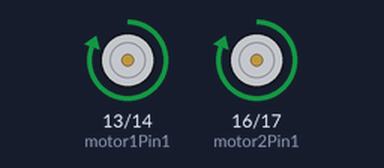
The sketch below on a simulated Arduino Uno, built with avr-gcc and run on an emulated ATmega328P. On the bench: motor-driver pin pairs drawn as motors (green arrow = first pin HIGH = forward, orange = second pin HIGH = backward, longer = more drive).

Above: at 1.0 s.
At 3.0 s:
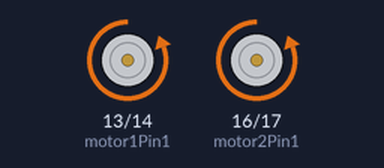
Timing chart, 0 to 5.2 s (numbered marks = the images above):
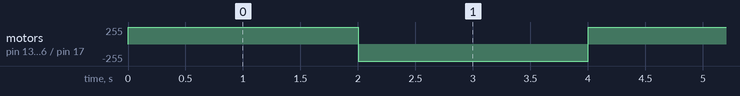

The sketch:

sketch_dec13c.ino
```cpp
const int motor1Pin1 = 13;  // IN1 voor Motor 1
const int motor1Pin2 = 14;  // IN2 voor Motor 1
const int motor2Pin1 = 16;  // IN3 voor Motor 2
const int motor2Pin2 = 17;  // IN4 voor Motor 2

void setup() {
  pinMode(motor1Pin1, OUTPUT);
  pinMode(motor1Pin2, OUTPUT);
  pinMode(motor2Pin1, OUTPUT);
  pinMode(motor2Pin2, OUTPUT);
}

void loop() {
  // Beide motoren voorwaarts
  digitalWrite(motor1Pin1, HIGH);
  digitalWrite(motor1Pin2, LOW);
  digitalWrite(motor2Pin1, HIGH);
  digitalWrite(motor2Pin2, LOW);
  delay(2000);  // Draai motoren vooruit voor 2 seconden

  // Beide motoren achterwaarts
  digitalWrite(motor1Pin1, LOW);
  digitalWrite(motor1Pin2, HIGH);
  digitalWrite(motor2Pin1, LOW);
  digitalWrite(motor2Pin2, HIGH);
  delay(2000);  // Draai motoren achteruit voor 2 seconden
}
```

Measured:
- by itself, motor on pin 13 (motor1Pin1) / pin 14 (motor1Pin2), motor on pin 16 (motor2Pin1) / pin 17 (motor2Pin2): alternates forward 255/255 for 2.0 s and backward 255/255 for 2.0 s
